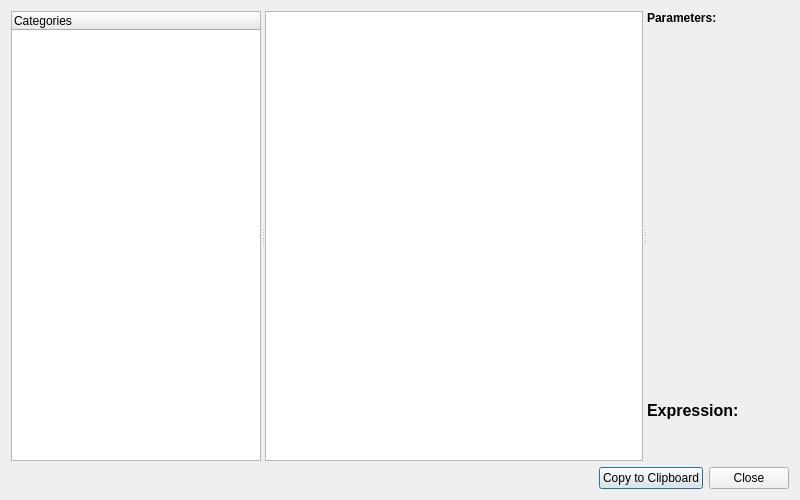
<?xml version="1.0" encoding="UTF-8"?>
<ui version="4.0">
 <class>ExpressionBuilder</class>
 <widget class="QDialog" name="ExpressionBuilder">
  <property name="geometry">
   <rect>
    <x>0</x>
    <y>0</y>
    <width>800</width>
    <height>500</height>
   </rect>
  </property>
  <property name="windowTitle">
   <string>Expression Builder</string>
  </property>
  <layout class="QVBoxLayout" name="verticalLayout">
   <item>
    <widget class="QSplitter" name="splitter">
     <property name="orientation">
      <enum>Qt::Horizontal</enum>
     </property>
     <widget class="QTreeWidget" name="treeCategories">
      <property name="minimumSize">
       <size>
        <width>150</width>
        <height>0</height>
       </size>
      </property>
      <property name="maximumSize">
       <size>
        <width>250</width>
        <height>16777215</height>
       </size>
      </property>
      <column>
       <property name="text">
        <string>Categories</string>
       </property>
      </column>
     </widget>
     <widget class="QListWidget" name="listExpressions">
      <property name="minimumSize">
       <size>
        <width>200</width>
        <height>0</height>
       </size>
      </property>
     </widget>
     <widget class="QWidget" name="rightPanel" native="true">
      <layout class="QVBoxLayout" name="verticalLayout_2">
       <item>
        <widget class="QLabel" name="labelParameters">
         <property name="text">
          <string>&lt;b&gt;Parameters:&lt;/b&gt;</string>
         </property>
        </widget>
       </item>
       <item>
        <widget class="QWidget" name="parameterWidget" native="true">
         <property name="sizePolicy">
          <sizepolicy hsizetype="Preferred" vsizetype="Expanding">
           <horstretch>0</horstretch>
           <verstretch>0</verstretch>
          </sizepolicy>
         </property>
        </widget>
       </item>
       <item>
        <widget class="QLabel" name="expressionPreview">
         <property name="minimumSize">
          <size>
           <width>0</width>
           <height>60</height>
          </size>
         </property>
         <property name="font">
          <font>
           <pointsize>12</pointsize>
          </font>
         </property>
         <property name="text">
          <string>&lt;b&gt;Expression:&lt;/b&gt; </string>
         </property>
         <property name="wordWrap">
          <bool>true</bool>
         </property>
         <property name="margin">
          <number>10</number>
         </property>
         <property name="alignment">
          <set>Qt::AlignLeading|Qt::AlignLeft|Qt::AlignTop</set>
         </property>
        </widget>
       </item>
      </layout>
     </widget>
    </widget>
   </item>
   <item>
    <layout class="QHBoxLayout" name="horizontalLayout">
     <item>
      <spacer name="horizontalSpacer">
       <property name="orientation">
        <enum>Qt::Horizontal</enum>
       </property>
       <property name="sizeHint" stdset="0">
        <size>
         <width>40</width>
         <height>20</height>
        </size>
       </property>
      </spacer>
     </item>
     <item>
      <widget class="QPushButton" name="btnCopyToClipboard">
       <property name="text">
        <string>Copy to Clipboard</string>
       </property>
      </widget>
     </item>
     <item>
      <widget class="QPushButton" name="btnClose">
       <property name="text">
        <string>Close</string>
       </property>
      </widget>
     </item>
    </layout>
   </item>
  </layout>
 </widget>
 <resources/>
 <connections/>
</ui>
